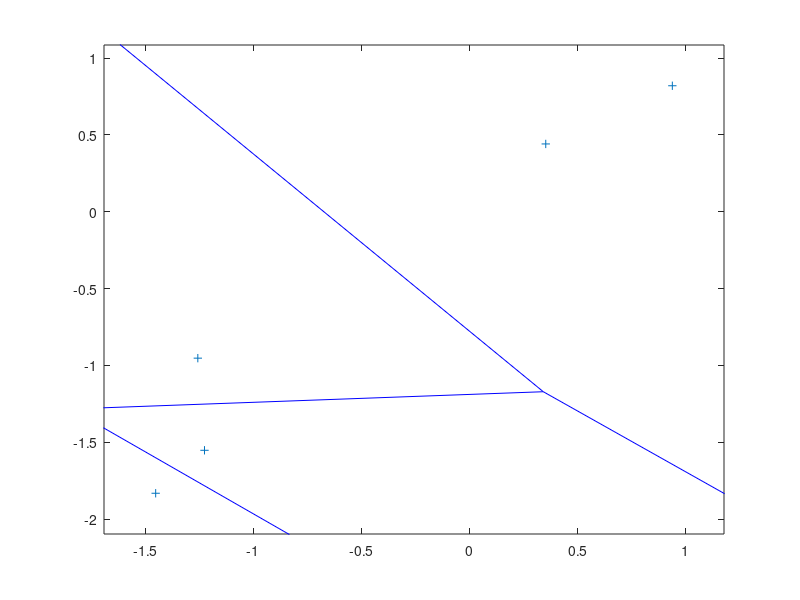

MATLAB code for this plot: (Note: this script raises an error after producing the figure.)
function costs = KMeansOnOldFaithful(pauseSec, kMeans, normalize)
% KMeasOnOldFaithful() applies K-means
% to learn model for a
% 2D data set of waiting time between eruptions and the duration of the
% eruption for the Old Faithful geyser in Yellowstone National Park,
% Wyoming, USA.
%
%  USAGE: pauseSec is an optional parameter to add a delay after each iteration
%   KMeansOnOldFaithful() fits the dataset by two means
%   
%   KMeansOnOldFaithful( pauseSec, n) initializes
%   expectation maximization with n means
%
% Aaron T. Becker,  2015-03-01
%%%%%%%%%%%%%%%%%%%%%%%%%%%%%%%%%%%%%%%%%%%%%%%%%%%

% load geyser data set
faithful = Old_Faithful_Geyser_Data();



if nargin < 2
    kMeans = 5;
    pauseSec = 0.5;
end
if nargin < 3
    normalize = true; %should the data be rnomalized (data-mean)/standardDeviation 
end

if normalize
%normalize data?
faithfulMean = mean(faithful);
faithfulStd = std(faithful);
faithful = faithful-repmat(faithfulMean,size(faithful,1),1);
faithful = faithful./repmat(faithfulStd,size(faithful,1),1);      
end

% set inital Mean values:
%The Forgy method randomly chooses k observations from the data set and uses these as the initial means.
means = faithful(randperm(size(faithful,1),kMeans),:);
iter = 1;
hplot = initPlotKmeans(means,faithful);
%run EM and plot
means_p = means;
maxIter = 90;
costs = zeros(maxIter,1);
for iter = 1:maxIter
    [assignments,costs(iter)] = AssignmentStep(means, faithful);
    means = UpdateStep(assignments, faithful);
    plotKmeans(means,assignments,faithful,iter,hplot)
    if isequal(means_p,means)
        break
    end
    means_p = means;
end
costs = costs(1:iter);



    function [assignments,cost] = AssignmentStep(means, faithful)
        %Assign each observation to the cluster whose mean yields the least
        %within-cluster sum of squares (WCSS). Since the sum of squares is
        %the squared Euclidean distance, this is intuitively the "nearest"
        %mean
        nData = size(faithful,1);
        nMeans = size(means,1);
        sumSqDist = zeros(nData,nMeans);
        
        %normalize data:
        %faithful2 = faithful-repmat(mean(faithful),nData,1);
        %faithful2 = faithful2./repmat(std(faithful),nData,1);
        
        for k = 1:nMeans
            sumSqDist(:,k) = sum((repmat(means(k,:),nData,1) - faithful).^2,2);
            %sumSqDist(:,k) = sum((repmat((means(k,:)-mean(faithful))./std(faithful),nData,1) - faithful2).^2,2);
        end
        [minDists,assignments] = min(sumSqDist,[],2);
        cost = sum(minDists);
    end
    function means = UpdateStep(assignments, faithful)
        %Calculate the new means to be the centroids of the observations in
        %the new clusters.
        nMeans = max(assignments);
        means = zeros(nMeans,2);
        for k = 1:nMeans
            means(k,:) = mean(faithful(assignments==k,:));
        end
    end

    function hplot = initPlotKmeans(means,faithful)
        figure(1);   clf
        xlabel( 'Eruption duration (min)')
        ylabel( 'Waiting duration (min)')
        hold off
        hplot.title = title(['Iteration ',num2str(1)]);
    end

    function plotKmeans(means,assignments,faithful,iter,hplot)
        %function to plot current data
        colors = ['y','r','b','m','g','c','k'];
        figure(1);   clf
        nMeans = size(means,1);
        %do Vornoi cell.
        if nMeans>2
            voronoi(means(:,1),means(:,2));
            %voronoi(means(:,1) *faithfulStd(1)+faithfulMean(1),means(:,2) *faithfulStd(2)+faithfulMean(2));
           
        end
        hold on
        for k = 1:nMeans
            colorv = colors(rem(k,numel(colors))+1);
            ind = assignments == k;
            plot(faithful(ind,1),faithful(ind,2),'line', 'none','Marker','+','MarkerEdgecolor',colorv)
            plot(means(k,1),means(k,2),'Marker','x','linewidth',3,'markersize',16,'MarkerEdgecolor',colorv)
            
            %plot(faithful(ind,1)*faithfulStd(1)+faithfulMean(1),faithful(ind,2)*faithfulStd(2)+faithfulMean(2),'line', 'none','Marker','+','MarkerEdgecolor',colorv)
            %plot(means(k,1)*faithfulStd(1)+faithfulMean(1),means(k,2)*faithfulStd(2)+faithfulMean(2),'Marker','x','linewidth',3,'markersize',16,'MarkerEdgecolor',colorv)
        
        end
        %axis([1.0000    5.5000   40.0000  100.0000])
        xlabel( 'Eruption duration (min)')
        ylabel( 'Waiting duration (min)')
        hold off
        title(['Iteration ',num2str(iter)])
        %axis equal  %This shows my k-means may not be a good solution
        
        
        pause(pauseSec)
    end

    function faithful = Old_Faithful_Geyser_Data()
        %
        % Description: (From R manual):
        %
        %      Waiting time between eruptions and the duration of the eruption
        %      for the Old Faithful geyser in Yellowstone National Park, Wyoming,
        %      USA.
        %
        %      A data frame with 272 observations on 2 variables.
        %
        % eruptions  numeric  Eruption time in mins
        % waiting    numeric  Waiting time to next eruption
        %
        % References:
        %
        %      Hardle, W. (1991) Smoothing Techniques with Implementation in S.
        %      New York: Springer.
        %
        %      Azzalini, A. and Bowman, A. W. (1990). A look at some data on the
        %      Old Faithful geyser. Applied Statistics 39, 357-365.
        
        geyser=[%eruptions waiting
            1       3.600      79
            2       1.800      54
            3       3.333      74
            4       2.283      62
            5       4.533      85
            6       2.883      55
            7       4.700      88
            8       3.600      85
            9       1.950      51
            10      4.350      85
            11      1.833      54
            12      3.917      84
            13      4.200      78
            14      1.750      47
            15      4.700      83
            16      2.167      52
            17      1.750      62
            18      4.800      84
            19      1.600      52
            20      4.250      79
            21      1.800      51
            22      1.750      47
            23      3.450      78
            24      3.067      69
            25      4.533      74
            26      3.600      83
            27      1.967      55
            28      4.083      76
            29      3.850      78
            30      4.433      79
            31      4.300      73
            32      4.467      77
            33      3.367      66
            34      4.033      80
            35      3.833      74
            36      2.017      52
            37      1.867      48
            38      4.833      80
            39      1.833      59
            40      4.783      90
            41      4.350      80
            42      1.883      58
            43      4.567      84
            44      1.750      58
            45      4.533      73
            46      3.317      83
            47      3.833      64
            48      2.100      53
            49      4.633      82
            50      2.000      59
            51      4.800      75
            52      4.716      90
            53      1.833      54
            54      4.833      80
            55      1.733      54
            56      4.883      83
            57      3.717      71
            58      1.667      64
            59      4.567      77
            60      4.317      81
            61      2.233      59
            62      4.500      84
            63      1.750      48
            64      4.800      82
            65      1.817      60
            66      4.400      92
            67      4.167      78
            68      4.700      78
            69      2.067      65
            70      4.700      73
            71      4.033      82
            72      1.967      56
            73      4.500      79
            74      4.000      71
            75      1.983      62
            76      5.067      76
            77      2.017      60
            78      4.567      78
            79      3.883      76
            80      3.600      83
            81      4.133      75
            82      4.333      82
            83      4.100      70
            84      2.633      65
            85      4.067      73
            86      4.933      88
            87      3.950      76
            88      4.517      80
            89      2.167      48
            90      4.000      86
            91      2.200      60
            92      4.333      90
            93      1.867      50
            94      4.817      78
            95      1.833      63
            96      4.300      72
            97      4.667      84
            98      3.750      75
            99      1.867      51
            100     4.900      82
            101     2.483      62
            102     4.367      88
            103     2.100      49
            104     4.500      83
            105     4.050      81
            106     1.867      47
            107     4.700      84
            108     1.783      52
            109     4.850      86
            110     3.683      81
            111     4.733      75
            112     2.300      59
            113     4.900      89
            114     4.417      79
            115     1.700      59
            116     4.633      81
            117     2.317      50
            118     4.600      85
            119     1.817      59
            120     4.417      87
            121     2.617      53
            122     4.067      69
            123     4.250      77
            124     1.967      56
            125     4.600      88
            126     3.767      81
            127     1.917      45
            128     4.500      82
            129     2.267      55
            130     4.650      90
            131     1.867      45
            132     4.167      83
            133     2.800      56
            134     4.333      89
            135     1.833      46
            136     4.383      82
            137     1.883      51
            138     4.933      86
            139     2.033      53
            140     3.733      79
            141     4.233      81
            142     2.233      60
            143     4.533      82
            144     4.817      77
            145     4.333      76
            146     1.983      59
            147     4.633      80
            148     2.017      49
            149     5.100      96
            150     1.800      53
            151     5.033      77
            152     4.000      77
            153     2.400      65
            154     4.600      81
            155     3.567      71
            156     4.000      70
            157     4.500      81
            158     4.083      93
            159     1.800      53
            160     3.967      89
            161     2.200      45
            162     4.150      86
            163     2.000      58
            164     3.833      78
            165     3.500      66
            166     4.583      76
            167     2.367      63
            168     5.000      88
            169     1.933      52
            170     4.617      93
            171     1.917      49
            172     2.083      57
            173     4.583      77
            174     3.333      68
            175     4.167      81
            176     4.333      81
            177     4.500      73
            178     2.417      50
            179     4.000      85
            180     4.167      74
            181     1.883      55
            182     4.583      77
            183     4.250      83
            184     3.767      83
            185     2.033      51
            186     4.433      78
            187     4.083      84
            188     1.833      46
            189     4.417      83
            190     2.183      55
            191     4.800      81
            192     1.833      57
            193     4.800      76
            194     4.100      84
            195     3.966      77
            196     4.233      81
            197     3.500      87
            198     4.366      77
            199     2.250      51
            200     4.667      78
            201     2.100      60
            202     4.350      82
            203     4.133      91
            204     1.867      53
            205     4.600      78
            206     1.783      46
            207     4.367      77
            208     3.850      84
            209     1.933      49
            210     4.500      83
            211     2.383      71
            212     4.700      80
            213     1.867      49
            214     3.833      75
            215     3.417      64
            216     4.233      76
            217     2.400      53
            218     4.800      94
            219     2.000      55
            220     4.150      76
            221     1.867      50
            222     4.267      82
            223     1.750      54
            224     4.483      75
            225     4.000      78
            226     4.117      79
            227     4.083      78
            228     4.267      78
            229     3.917      70
            230     4.550      79
            231     4.083      70
            232     2.417      54
            233     4.183      86
            234     2.217      50
            235     4.450      90
            236     1.883      54
            237     1.850      54
            238     4.283      77
            239     3.950      79
            240     2.333      64
            241     4.150      75
            242     2.350      47
            243     4.933      86
            244     2.900      63
            245     4.583      85
            246     3.833      82
            247     2.083      57
            248     4.367      82
            249     2.133      67
            250     4.350      74
            251     2.200      54
            252     4.450      83
            253     3.567      73
            254     4.500      73
            255     4.150      88
            256     3.817      80
            257     3.917      71
            258     4.450      83
            259     2.000      56
            260     4.283      79
            261     4.767      78
            262     4.533      84
            263     1.850      58
            264     4.250      83
            265     1.983      43
            266     2.250      60
            267     4.750      75
            268     4.117      81
            269     2.150      46
            270     4.417      90
            271     1.817      46
            272     4.467      74];
        faithful = geyser(:,2:3);
    end
end
